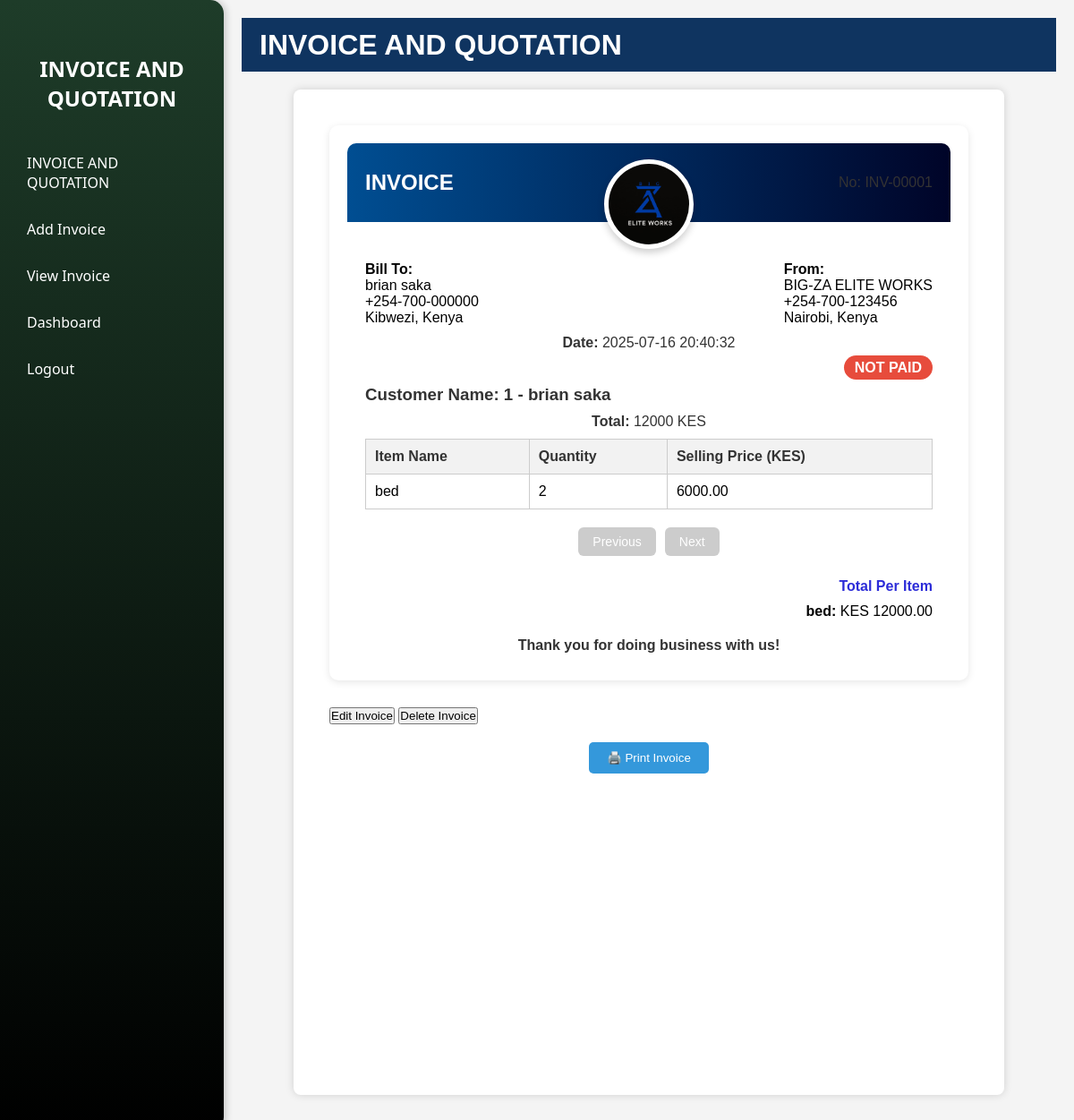
The app's page /invoices, older data.
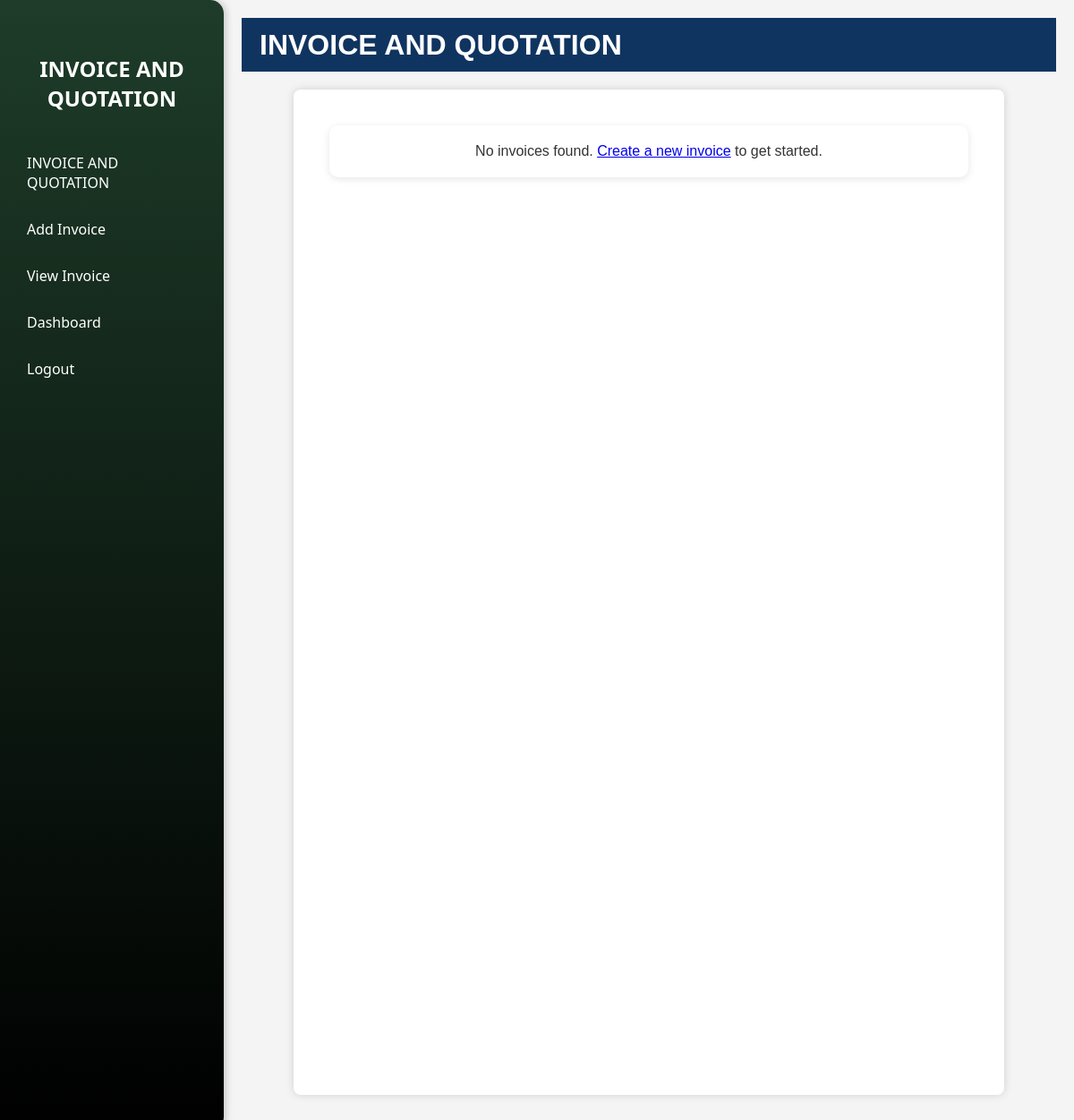
The same page, newer data.
### tables this page shows
CREATE TABLE invoices (
        id INTEGER PRIMARY KEY AUTOINCREMENT,
            customer_name TEXT,
            total_price INTEGER,
            date TIMESTAMP DEFAULT CURRENT_TIMESTAMP
            );

CREATE TABLE invoice_items (
        id INTEGER PRIMARY KEY AUTOINCREMENT,
            item_type TEXT NOT NULL,
            invoice_id INTEGER,
            item_quantity INTEGER NOT NULL,
            selling_price INTEGER NULL,
            is_paid INTEGER DEFAULT 0,
            status TEXT DEFAULT 'not paid',
            created_at INTEGER DEFAULT CURRENT_TIMESTAMP
    );

### app.py (the view)
@app.route('/invoices')
def all_invoices():
    conn = sqlite3.connect('furniture.db')
    cursor = conn.cursor()
    cursor.execute("SELECT * FROM invoices")
    invoices = cursor.fetchall()
    invoice_data = []
    for inv in invoices:
        cursor.execute("""
            SELECT item_type, item_quantity, selling_price, status
            FROM invoice_items
            WHERE invoice_id = ?
        """, (inv[0],))
        items = cursor.fetchall()
        invoice_data.append({'invoice': inv, 'items': items})
    conn.close()
    return render_template('invoicing.html', data=invoice_data)

### templates/invoicing.html (shortened to what this page needs)
<!DOCTYPE html>
<html lang="en">
<head>
</head>
<body>
  <div class="sidebar hidden" id="sidebar">
    <h2>INVOICE AND QUOTATION</h2>
    <a href="#">INVOICE AND QUOTATION</a>
    <a href="{{ url_for('create_invoice') }}">Add Invoice</a>
    <a href="{{ url_for('all_invoices') }}">View Invoice</a>
    <a href="/dashboard">Dashboard</a>
    <a href="/logout">Logout</a>
  </div>
  <div class="content" id="content">
    <div class="topbar">
      <h1>INVOICE AND QUOTATION</h1>
    </div>
    <div class="invoice-container">
      {% if data %}
        {% for group in data %}
          <div class="print-area">
            <div class="invoice-box" data-invoice-id="{{ group.invoice[0]|int }}">
              <div style="background: linear-gradient(to right, #004e92, #000428); padding: 30px 20px; color: white; border-top-left-radius: 10px; border-top-right-radius: 10px;">
                <div style="display: flex; justify-content: space-between; align-items: center;">
                  <h2 style="margin: 0;">INVOICE</h2>
                  <p style="margin: 0;">No: INV-{{ '%05d'|format(group.invoice[0]|int) }}</p>
                </div>
              </div>
              <div style="text-align: center; margin-top: -70px;">
                <img src="{{ url_for('static', filename='images/final.jpeg') }}" alt="Logo" style="width: 100px; height: 100px; border-radius: 50%; border: 5px solid white; box-shadow: 0 4px 8px rgba(0,0,0,0.2); background-color: white;">
              </div>
              <div style="padding: 10px 20px;">
                <div style="display: flex; justify-content: space-between;">
                  <div>
                    <strong>Bill To:</strong><br/>
                    {{ group.invoice[1] }}<br/>
                    +254-700-000000<br/>
                    Kibwezi, Kenya
                  </div>
                  <div>
                    <strong>From:</strong><br/>
                    BIG-ZA ELITE WORKS<br/>
                    +254-700-123456<br/>
                    Nairobi, Kenya
                  </div>
                </div>
                <p style="margin-top: 10px;"><strong>Date:</strong> {{ group.invoice[3] if group.invoice[3] else "Unknown" }}</p>
              </div>
              {% set statuses = group["items"] | map(attribute=3) | list %}
              {% set paid = 'not paid' not in statuses %}
              <div style="text-align: right; padding: 0 20px;">
                {% if paid %}
                  <span style="background-color: #27ae60; color: white; padding: 5px 12px; border-radius: 20px; font-weight: bold;">PAID</span>
                {% else %}
                  <span style="background-color: #e74c3c; color: white; padding: 5px 12px; border-radius: 20px; font-weight: bold;">NOT PAID</span>
                {% endif %}
              </div>
              <div style="padding: 10px 20px;">
                <h3 style="margin-bottom: 10px;">Customer Name: {{ group.invoice[0] }} - {{ group.invoice[1] }}</h3>
                <p><strong>Total:</strong> {{ group.invoice[2] }} KES</p>
                <table class="sales_summary" data-invoice-id="{{ group.invoice[0]|int }}">
                  <thead>
                    <tr>
                      <th>Item Name</th>
                      <th>Quantity</th>
                      <th>Selling Price (KES)</th>
                    </tr>
                  </thead>
                  <tbody class="invoice-items">
                    {% for item in group["items"] %}
                    <tr class="item-row">
                      <td>{{ item[0] }}</td>
                      <td>{{ item[1] }}</td>
                      <td>{{ "%.2f" | format(item[2]) }}</td>
                    </tr>
                    {% endfor %}
                  </tbody>
                </table>
                <div class="pagination" data-invoice-id="{{ group.invoice[0]|int }}">
                  <button onclick="prevPage({{ group.invoice[0]|int }})" class="prev-btn">Previous</button>
                  <button onclick="nextPage({{ group.invoice[0]|int }})" class="next-btn">Next</button>
                </div>
                <div class="totals-section">
                  <h4>Total Per Item</h4>
                  <ul>
                    {% for item in group["items"] %}
                      <li><strong>{{ item[0] }}:</strong> KES {{ "%.2f" | format(item[1] * item[2]) }}</li>
                    {% endfor %}
                  </ul>
                </div>
                <p style="text-align: center; margin-top: 20px; font-weight: bold;">Thank you for doing business with us!</p>
              </div>
            </div>
          </div>
          <div class="button-group">
            <a href="{{ url_for('edit_invoice', id=group.invoice[0])}}"><button>Edit Invoice</button></a>
            <button class="delete-btn" onclick="deleteInvoice('{{ group.invoice[0]|int }}')">Delete Invoice</button>
            <button class="print-button" onclick="window.print()">🖨️ Print Invoice</button>
          </div>
        {% endfor %}
      {% else %}
        <div class="invoice-box">
          <p>No invoices found. <a href="{{ url_for('create_invoice') }}">Create a new invoice</a> to get started.</p>
        </div>
      {% endif %}
    </div>
  </div>
</body>
</html>

### templates/invoicing.html (style rules this page uses)
* { box-sizing: border-box; margin: 0; padding: 0; }
body { font-family: Arial, sans-serif; background: #f4f4f4; }
.sidebar { position: fixed; top: 0; left: 0; width: 250px; height: 100%; background: linear-gradient(180deg, #1e3c29, #000000); color: white; padding-top: 60px; transition: transform 0.3s ease; font-family: 'Segoe UI', sans-serif; border-top-right-radius: 15px; border-bottom-right-radius: 15px; box-shadow: 2px 0 8px rgba(0,0,0,0.2); z-index: 1000; }
.sidebar.visible { transform: translateX(0); }
.sidebar h2 { text-align: center; margin-bottom: 30px; font-size: 24px; }
.sidebar a { display: block; padding: 15px 30px; color: white; text-decoration: none; transition: background 0.3s; }
.content { margin-left: 250px; padding: 20px; transition: margin-left 0.3s ease; }
.topbar { height: 60px; background: #0f3460; color: white; display: flex; align-items: center; padding: 0 20px; }
.invoice-box { background: white; border-radius: 10px; padding: 20px; margin-bottom: 30px; box-shadow: 0 2px 8px rgba(0, 0, 0, 0.1); }
.invoice-box p { color: #333; font-size: 16px; text-align: center; }
.invoice-container { width: 794px; min-height: 1123px; margin: 20px auto; padding: 40px; background: white; box-shadow: 0 0 10px rgba(0, 0, 0, 0.15); border-radius: 8px; }

Row changes from the older to the newer data that the page shows:
removed invoices: id "00001", customer_name "brian saka", date "2025-07-16 20:40:32", id "1", customer_name "brian saka", total_price "12000"
removed invoice_items: status "not paid" (drawn), item_type "bed", item_quantity "2", selling_price "6000.00", item[1]*item[2] "12000.00"
Text that changed along with them:
text now shown: "No invoices found. Create a new invoice to get started."
list line gone: "INVOICE No: INV- Bill To: +254-700-000000 Kibwezi, Kenya From: BIG-ZA ELITE WORKS +254-700-123456 Nairobi, Kenya Date: NOT PAID Customer Name: - Total: KES Item Name Quantity Selling Price (KES) Previous Next Total Per Item Thank you for doing business with us! Edit Invoice Delete Invoice 🖨️ Print Invoice"
